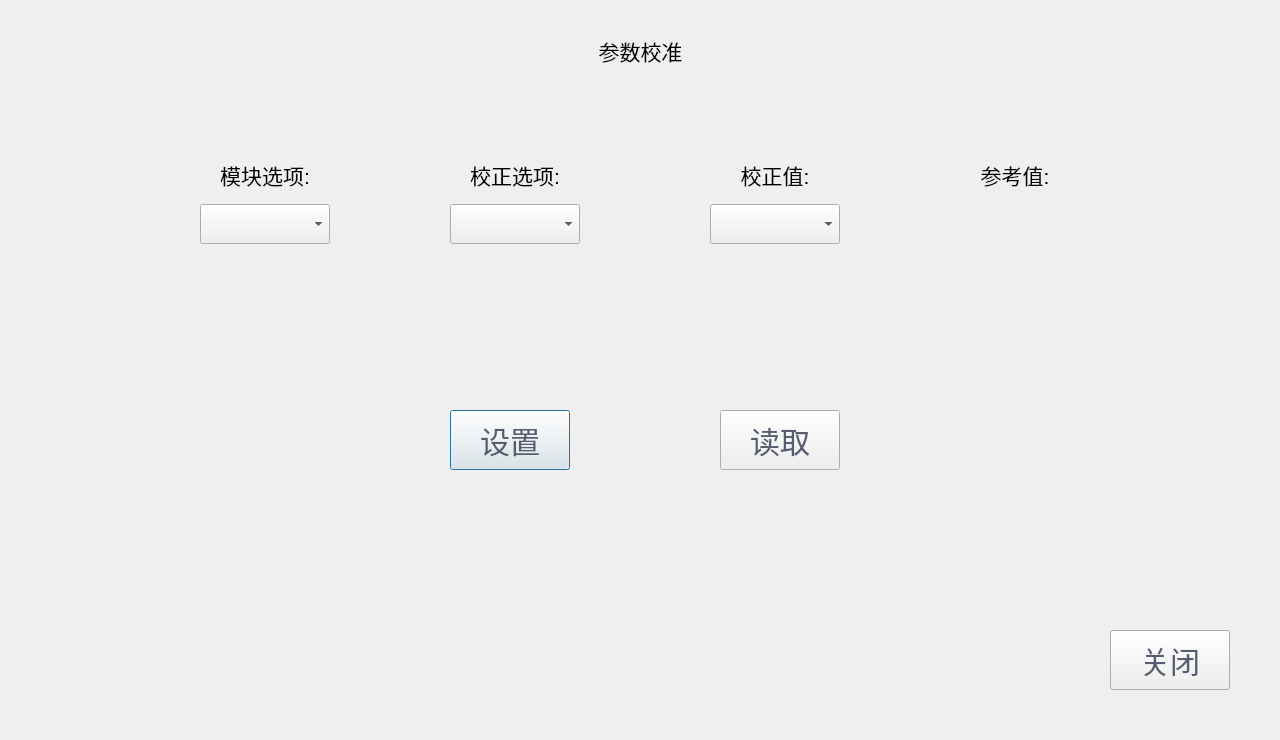
<?xml version="1.0" encoding="UTF-8"?>
<ui version="4.0">
 <class>calPrmDialog</class>
 <widget class="QDialog" name="calPrmDialog">
  <property name="geometry">
   <rect>
    <x>0</x>
    <y>0</y>
    <width>1280</width>
    <height>740</height>
   </rect>
  </property>
  <property name="windowTitle">
   <string>Dialog</string>
  </property>
  <widget class="QPushButton" name="setButton">
   <property name="geometry">
    <rect>
     <x>450</x>
     <y>410</y>
     <width>120</width>
     <height>60</height>
    </rect>
   </property>
   <property name="styleSheet">
    <string notr="true">   font-family:simhei;
   color: rgb(86,93,113);
   font:bold;
   font:30px;</string>
   </property>
   <property name="text">
    <string>设置</string>
   </property>
  </widget>
  <widget class="QPushButton" name="readButton">
   <property name="geometry">
    <rect>
     <x>720</x>
     <y>410</y>
     <width>120</width>
     <height>60</height>
    </rect>
   </property>
   <property name="styleSheet">
    <string notr="true">   font-family:simhei;
   color: rgb(86,93,113);
   font:bold;
   font:30px;</string>
   </property>
   <property name="text">
    <string>读取</string>
   </property>
  </widget>
  <widget class="QComboBox" name="m_pCalItemPat">
   <property name="geometry">
    <rect>
     <x>450</x>
     <y>204</y>
     <width>130</width>
     <height>40</height>
    </rect>
   </property>
  </widget>
  <widget class="QComboBox" name="m_pModIndex">
   <property name="geometry">
    <rect>
     <x>200</x>
     <y>204</y>
     <width>130</width>
     <height>40</height>
    </rect>
   </property>
  </widget>
  <widget class="QLabel" name="label_2">
   <property name="geometry">
    <rect>
     <x>710</x>
     <y>150</y>
     <width>130</width>
     <height>50</height>
    </rect>
   </property>
   <property name="font">
    <font>
     <family>Arial</family>
     <pointsize>16</pointsize>
    </font>
   </property>
   <property name="text">
    <string>校正值:</string>
   </property>
   <property name="alignment">
    <set>Qt::AlignCenter</set>
   </property>
  </widget>
  <widget class="QLabel" name="label_3">
   <property name="geometry">
    <rect>
     <x>950</x>
     <y>150</y>
     <width>130</width>
     <height>50</height>
    </rect>
   </property>
   <property name="font">
    <font>
     <family>Arial</family>
     <pointsize>16</pointsize>
    </font>
   </property>
   <property name="text">
    <string>参考值:</string>
   </property>
   <property name="alignment">
    <set>Qt::AlignCenter</set>
   </property>
  </widget>
  <widget class="QPushButton" name="closeButton">
   <property name="geometry">
    <rect>
     <x>1110</x>
     <y>630</y>
     <width>120</width>
     <height>60</height>
    </rect>
   </property>
   <property name="styleSheet">
    <string notr="true">   font-family:simhei;
   color: rgb(86,93,113);
   font:bold;
   font:30px;</string>
   </property>
   <property name="text">
    <string>关闭</string>
   </property>
  </widget>
  <widget class="QLabel" name="label_5">
   <property name="geometry">
    <rect>
     <x>200</x>
     <y>150</y>
     <width>130</width>
     <height>50</height>
    </rect>
   </property>
   <property name="font">
    <font>
     <family>Arial</family>
     <pointsize>16</pointsize>
    </font>
   </property>
   <property name="text">
    <string>模块选项:</string>
   </property>
   <property name="alignment">
    <set>Qt::AlignCenter</set>
   </property>
  </widget>
  <widget class="QLabel" name="label">
   <property name="geometry">
    <rect>
     <x>450</x>
     <y>150</y>
     <width>130</width>
     <height>50</height>
    </rect>
   </property>
   <property name="font">
    <font>
     <family>Arial</family>
     <pointsize>16</pointsize>
    </font>
   </property>
   <property name="text">
    <string>校正选项:</string>
   </property>
   <property name="alignment">
    <set>Qt::AlignCenter</set>
   </property>
  </widget>
  <widget class="QComboBox" name="m_pCalIndexPat">
   <property name="geometry">
    <rect>
     <x>710</x>
     <y>204</y>
     <width>130</width>
     <height>40</height>
    </rect>
   </property>
  </widget>
  <widget class="QLabel" name="label_4">
   <property name="geometry">
    <rect>
     <x>580</x>
     <y>20</y>
     <width>121</width>
     <height>61</height>
    </rect>
   </property>
   <property name="font">
    <font>
     <family>Arial</family>
     <pointsize>16</pointsize>
    </font>
   </property>
   <property name="text">
    <string>参数校准</string>
   </property>
   <property name="alignment">
    <set>Qt::AlignCenter</set>
   </property>
  </widget>
 </widget>
 <resources/>
 <connections/>
</ui>
